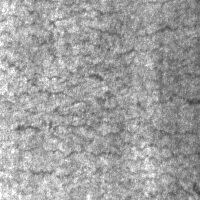
#> input picture phase1_classical_cv/stage1_3_edge_detection/crazing_1.jpg, 200 x 200 px
$ python edge_detection.py
#> lines starting #> are read from the running program, lines starting #| are printed output that depends on the picture
"""
Stage 1.3: Classical Edge Detection (Canny & Sobel) from First Principles
Dataset: NEU-DET (sample: crazing_1.jpg)

Author: Salsabeil Abdelkader
"""

import cv2
import numpy as np


img = cv2.imread('crazing_1.jpg')
#> img is the input picture: shape (200, 200, 3); min 60, max 255, mean 160.6
assert img is not None, "could not load the image, check the path or file extension"
gray = cv2.cvtColor(img, cv2.COLOR_BGR2GRAY).astype(np.float64)
gray = cv2.resize(gray,(600,600))
#> gray: shape (600, 600) float64
Gx_kernel = np.outer([1,2,1],[-1,0,1])
Gy_kernel = np.outer([-1,0,1],[1,2,1])


def apply_kernel(gray, kernel):
    output=np.zeros_like(gray)
    padded= np.pad(gray, pad_width=1, mode='constant',constant_values=0)
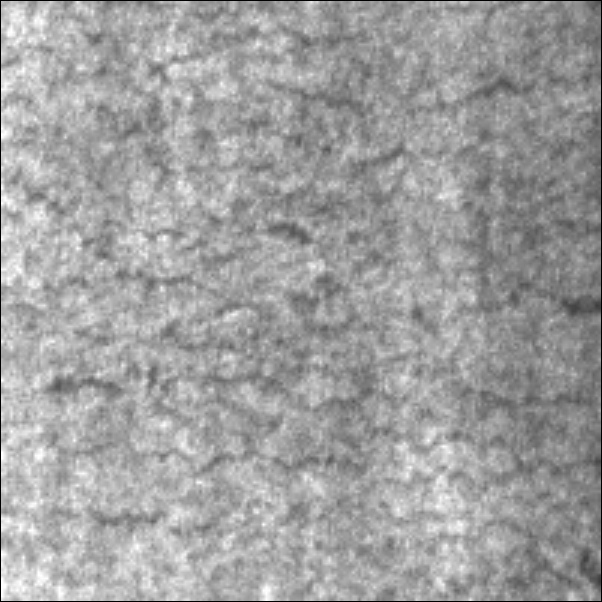
#> padded: shape (602, 602) float64; min 0, max 255, mean 159.6
    for i in range(gray.shape[0]):
        for j in range(gray.shape[1]):
            patch=padded[i:i+3, j:j+3]
            output[i,j] = np.sum(patch*kernel)
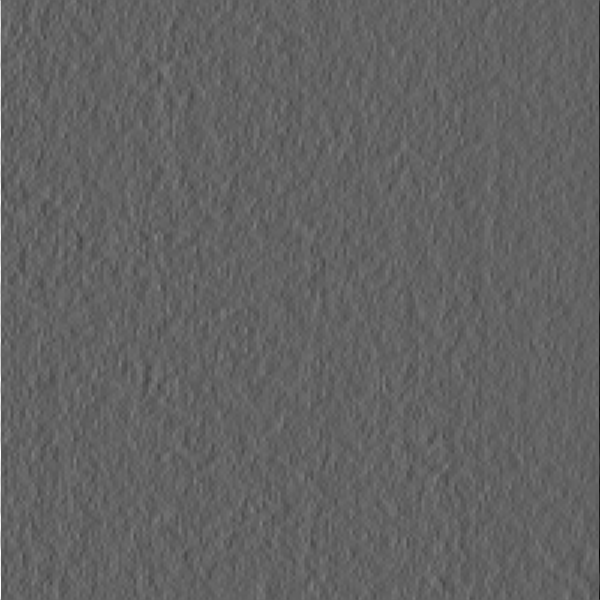
#> output: shape (600, 600) float64; min -651.7, max 1020, mean -0.6; drawn with min black and max white

    return output
value_x = apply_kernel(gray, Gx_kernel)
value_y = apply_kernel(gray, Gy_kernel)
#> after the loop in apply_kernel (call 2), `for i in range(gray.shape[0]):`:
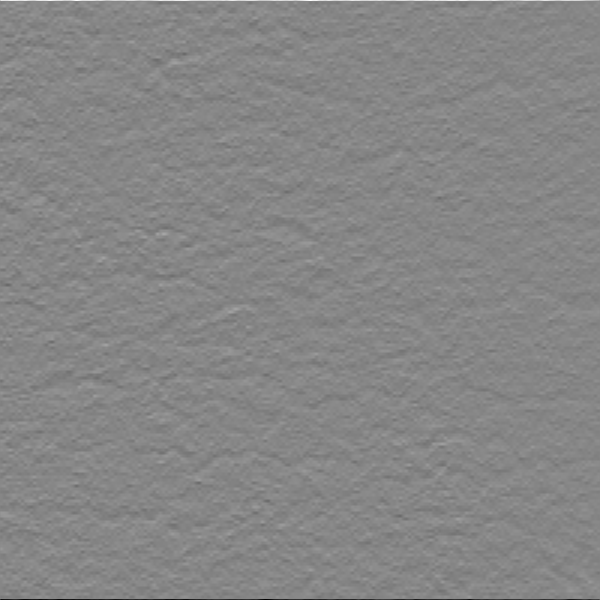
#> output: shape (600, 600) float64; min -997.7, max 895.7, mean 0.1; drawn with min black and max white
magnitude = np.hypot(value_x, value_y)
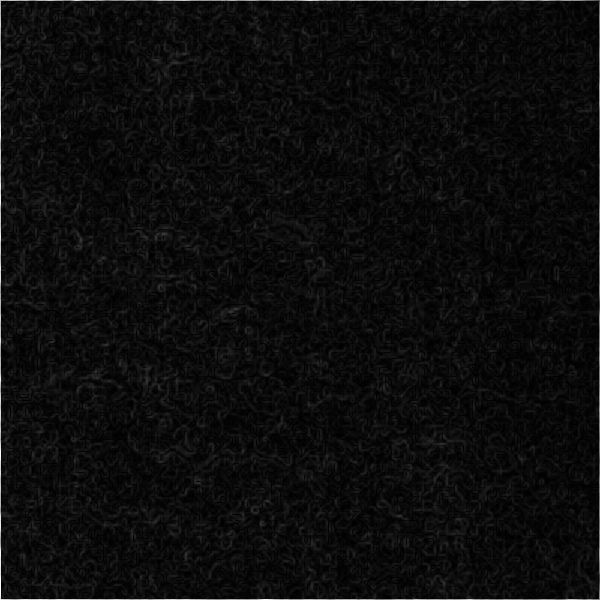
#> magnitude: shape (600, 600) float64; min 0, max 1020, mean 51.3; drawn with min black and max white


direction = np.arctan2(value_y,value_x)
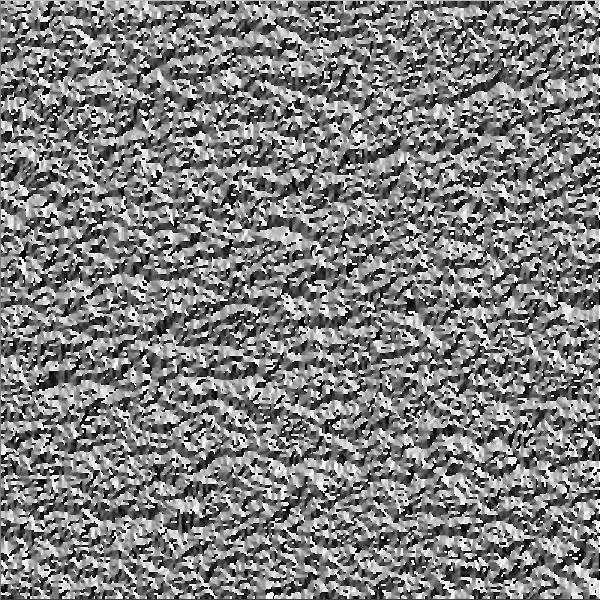
#> direction: shape (600, 600) float64; min -3.14, max 3.14, mean -0.00095; drawn with min black and max white

th=np.percentile(magnitude, [90, 95, 99])
#> th = [85.16, 100.7, 145.1]
_,thresh = cv2.threshold(magnitude, th[0],255, cv2.THRESH_BINARY)
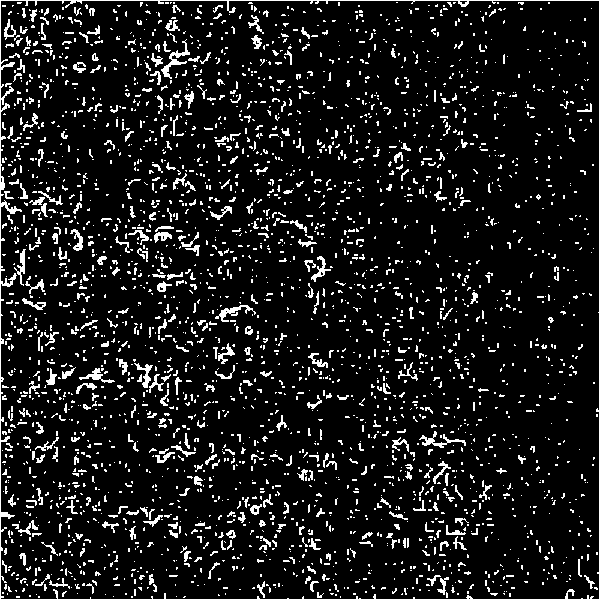
#> thresh: shape (600, 600) float64; 10% white in thin lines or dots


canny=cv2.Canny(gray.astype(np.uint8), 80, 170)
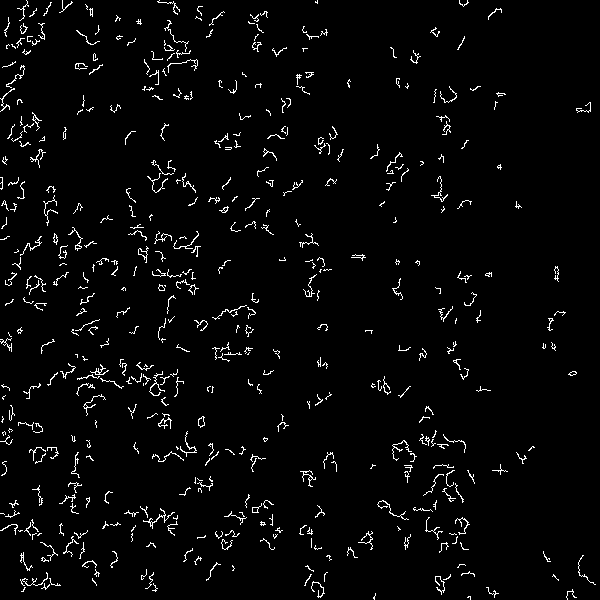
#> canny: shape (600, 600); 3% white in thin lines or dots
cv2.imshow('gray',gray.astype(np.uint8))

cv2.imshow('canny',canny)
cv2.imshow('thresh',thresh.astype(np.uint8))

cv2.waitKey(0)
cv2.destroyAllWindows()
